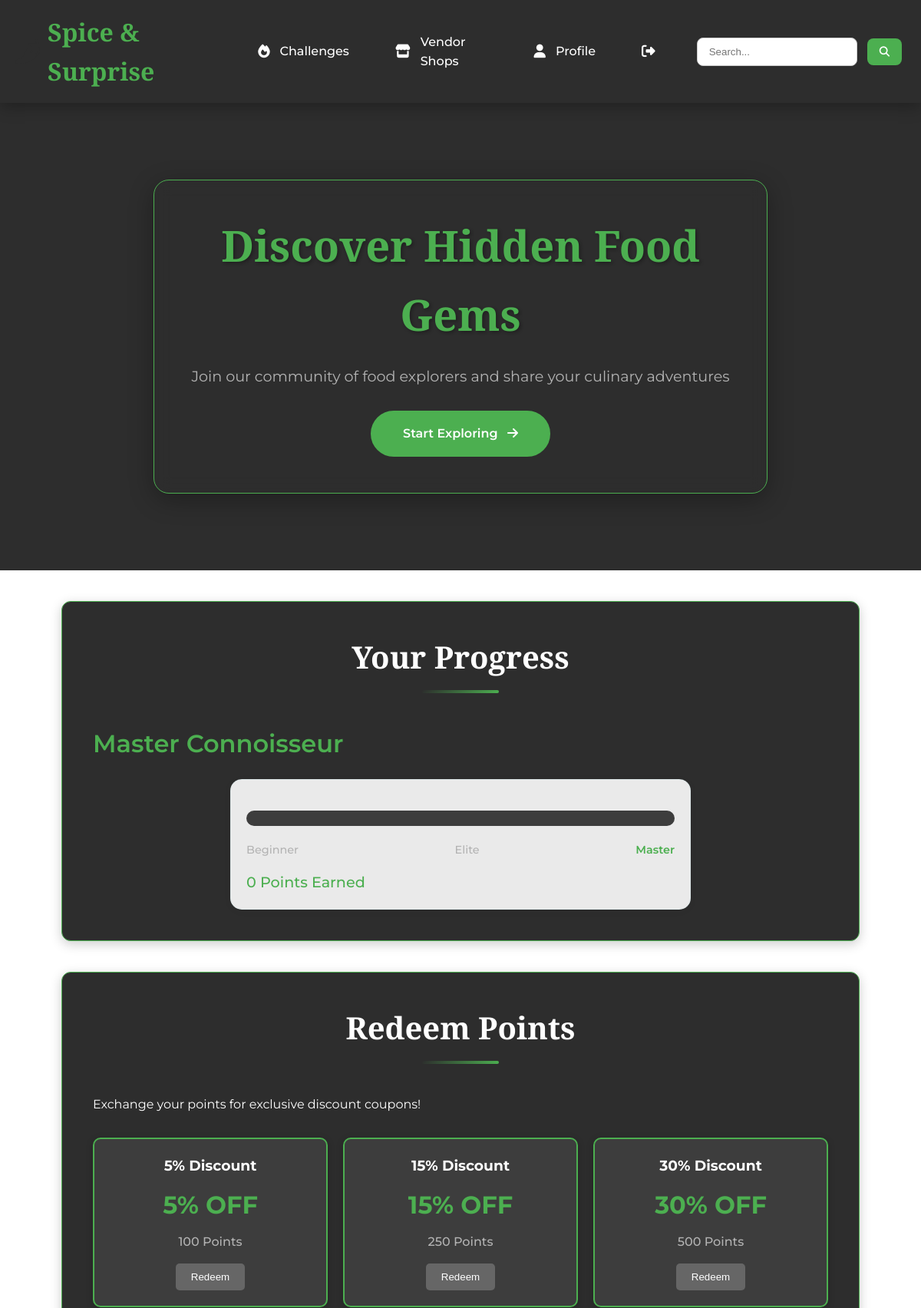
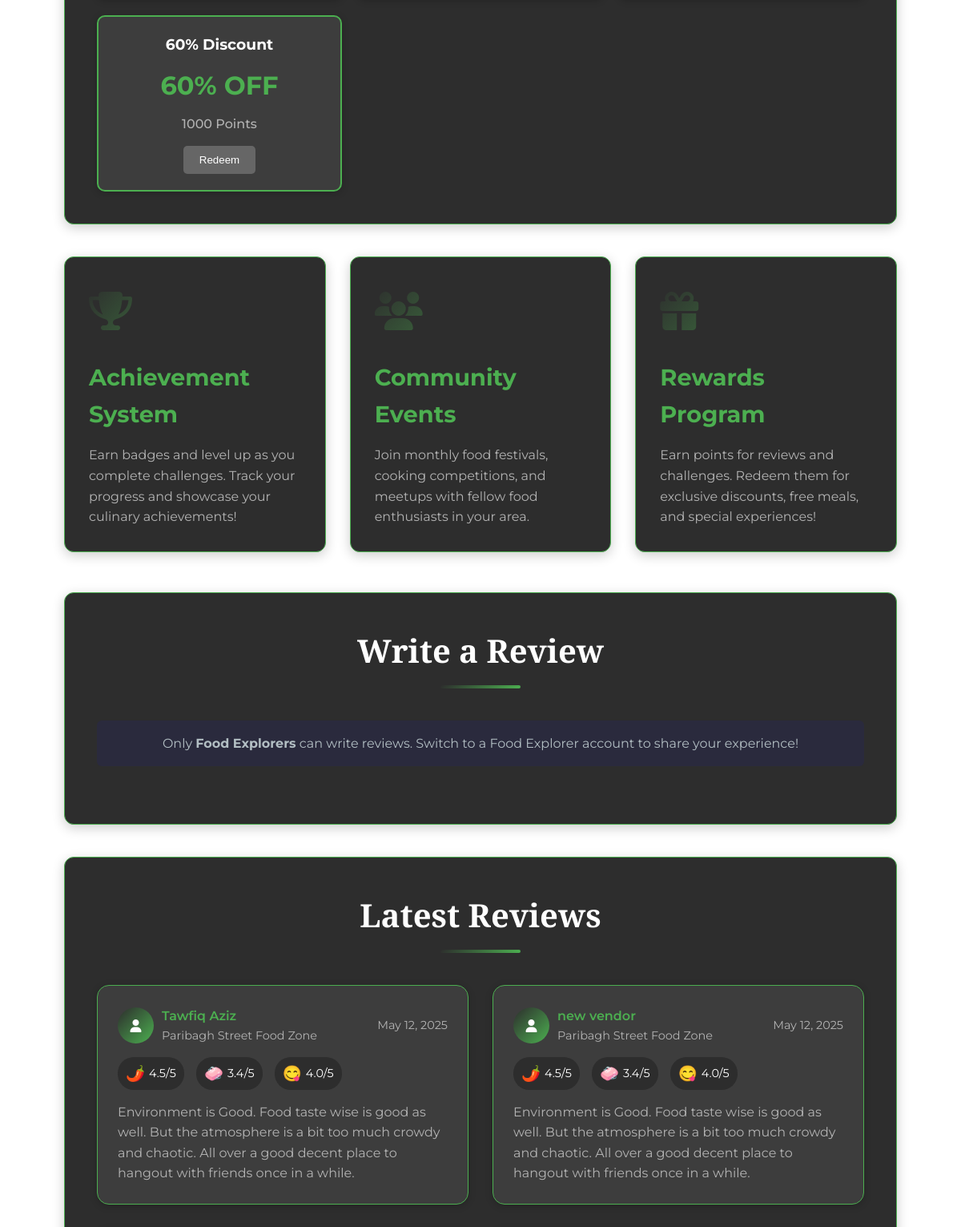
The page /home.php (signed in, upper part) on the database its author committed (2 pictures, top to bottom).
### tables this page shows
CREATE TABLE `user` (
  `user_id` int(11) NOT NULL,
  `name` varchar(100) DEFAULT NULL,
  `email` varchar(100) DEFAULT NULL,
  `password` varchar(255) DEFAULT NULL,
  `join_date` date DEFAULT NULL,
  `points_earned` int(11) DEFAULT NULL,
  `achievement_lvl` varchar(50) DEFAULT NULL,
  `user_type` enum('admin','vendor','food_explorer') NOT NULL DEFAULT 'food_explorer'
);

CREATE TABLE `review` (
  `review_id` int(11) NOT NULL,
  `user_id` int(11) DEFAULT NULL,
  `vendor_id` int(11) DEFAULT NULL,
  `hygine_rating` float DEFAULT NULL,
  `comments` text DEFAULT NULL,
  `photo_url` varchar(255) DEFAULT NULL,
  `date` date DEFAULT NULL,
  `spice_rating` float DEFAULT NULL,
  `taste_rating` float DEFAULT NULL,
  `item_id` int(11) DEFAULT NULL,
  `shop_id` int(11) DEFAULT NULL
);

CREATE TABLE `shop` (
  `id` int(11) NOT NULL,
  `vendor_id` int(11) NOT NULL,
  `shop_name` varchar(100) DEFAULT NULL,
  `license_no` varchar(50) DEFAULT NULL,
  `menu` text DEFAULT NULL,
  `location` varchar(255) DEFAULT NULL,
  `image` varchar(255) DEFAULT NULL
);

### home.php (the view, shortened to what this page needs)
<?php
include 'db.php';
$user_id = $_SESSION['user_id'];
$stmt = $conn->prepare("SELECT name, email, points_earned, achievement_lvl FROM User WHERE user_id = ?");
$stmt->bind_param("i", $user_id);
$stmt->execute();
$result = $stmt->get_result();
$user = $result->fetch_assoc();
$reviews_query = "SELECT r.*, u.name AS user_name, s.shop_name, r.date
                 FROM review r
                 JOIN user u ON r.user_id = u.user_id
                 JOIN shop s ON r.vendor_id = s.vendor_id
                 ORDER BY r.date DESC
                 LIMIT 5";
$reviews = $conn->query($reviews_query);
?>
<!DOCTYPE html>
<html lang="en">
<head>
    <link rel="stylesheet" href="https://cdnjs.cloudflare.com/ajax/libs/font-awesome/6.4.0/css/all.min.css">
    <link rel="stylesheet" href="style.css">
</head>
<body>
    <nav class="navbar">
        <div class="nav-container">
            <a href="home.php" class="nav-logo">
                <i class="fas fa-pepper-hot"></i> Spice & Surprise
            </a>
            <div class="nav-links">
                <a href="challenge.php" class="nav-link"><i class="fas fa-fire"></i> Challenges</a>
                <a href="vendor_shops.php" class="nav-link"><i class="fas fa-store"></i> Vendor Shops</a>
                <a href="profile.php" class="nav-link"><i class="fas fa-user"></i> Profile</a>
                <a href="logout.php" class="nav-link"><i class="fas fa-sign-out-alt"></i></a>
            </div>
            <form class="search-form" action="search.php" method="get" style="display: flex; align-items: center; margin-left: 1.5rem;">
                <input type="text" name="q" placeholder="Search..." required style="padding: 10px 15px; border-radius: 8px; border: 1px solid #ccc; font-family: 'Poppins', sans-serif; margin-right: 8px;">
                <button type="submit" style="background-color: #4CAF50; color: #fff; border: none; border-radius: 8px; padding: 10px 16px; cursor: pointer;"><i class="fas fa-search"></i></button>
            </form>
        </div>
    </nav>
    <section class="hero-section">
        <div class="hero-content">
            <h1 class="hero-title">Discover Hidden Food Gems</h1>
            <p class="hero-subtitle">Join our community of food explorers and share your culinary adventures</p>
            <a href="vendor_shops.php" class="cta-button">
                Start Exploring <i class="fas fa-arrow-right"></i>
            </a>
        </div>
    </section>
    <div class="container">
        <section class="progress-section">
            <h2 class="section-title">Your Progress</h2>
            <div class="achievement-level">
                <?php
                $level = $user['achievement_lvl'];
                if ($level <= 3) {
                    echo "Beginner Foodie";
                } elseif ($level <= 6) {
                    echo "Elite Explorer";
                } else {
                    echo "Master Connoisseur";
                }
                ?>
            </div>
            <div class="progress-container">
                <div class="progress-bar">
                </div>
                <div class="level-markers">
                    <div class="level-marker <?= $level <= 3 ? 'active' : '' ?>">Beginner</div>
                    <div class="level-marker <?= $level > 3 && $level <= 6 ? 'active' : '' ?>">Elite</div>
                    <div class="level-marker <?= $level > 6 ? 'active' : '' ?>">Master</div>
                </div>
                <div class="points-display">
                    <?= $user['points_earned'] ?> Points Earned
                </div>
            </div>
        </section>
        <section class="redeem-section">
            <h2 class="section-title">Redeem Points</h2>
            <p class="section-description">Exchange your points for exclusive discount coupons!</p>
            <div class="coupon-grid">
                <div class="coupon-card">
                    <h3>5% Discount</h3>
                    <div class="discount-amount">5% OFF</div>
                    <div class="points-required">100 Points</div>
                    <button class="redeem-button" onclick="redeemCoupon(5, 100)" <?= $user['points_earned'] < 100 ? 'disabled' : '' ?>>Redeem</button>
                </div>
                <div class="coupon-card">
                    <h3>15% Discount</h3>
                    <div class="discount-amount">15% OFF</div>
                    <div class="points-required">250 Points</div>
                    <button class="redeem-button" onclick="redeemCoupon(15, 250)" <?= $user['points_earned'] < 250 ? 'disabled' : '' ?>>Redeem</button>
                </div>
                <div class="coupon-card">
                    <h3>30% Discount</h3>
                    <div class="discount-amount">30% OFF</div>
                    <div class="points-required">500 Points</div>
                    <button class="redeem-button" onclick="redeemCoupon(30, 500)" <?= $user['points_earned'] < 500 ? 'disabled' : '' ?>>Redeem</button>
                </div>
                <div class="coupon-card">
                    <h3>60% Discount</h3>
                    <div class="discount-amount">60% OFF</div>
                    <div class="points-required">1000 Points</div>
                    <button class="redeem-button" onclick="redeemCoupon(60, 1000)" <?= $user['points_earned'] < 1000 ? 'disabled' : '' ?>>Redeem</button>
                </div>
            </div>
        </section>
        <section class="features-section">
            <div class="feature-card">
                <div class="feature-icon">
                    <i class="fas fa-trophy"></i>
                </div>
                <h3 class="feature-title">Achievement System</h3>
                <p class="feature-description">Earn badges and level up as you complete challenges. Track your progress and showcase your culinary achievements!</p>
            </div>
            <div class="feature-card">
                <div class="feature-icon">
                    <i class="fas fa-users"></i>
                </div>
                <h3 class="feature-title">Community Events</h3>
                <p class="feature-description">Join monthly food festivals, cooking competitions, and meetups with fellow food enthusiasts in your area.</p>
            </div>
            <div class="feature-card">
                <div class="feature-icon">
                    <i class="fas fa-gift"></i>
                </div>
                <h3 class="feature-title">Rewards Program</h3>
                <p class="feature-description">Earn points for reviews and challenges. Redeem them for exclusive discounts, free meals, and special experiences!</p>
            </div>
        </section>
        <?php if (isset($_SESSION['role']) && $_SESSION['role'] === 'food_explorer'): ?>
        <section class="reviews-section" style="margin-bottom: 40px;">
            <h2 class="section-title">Write a Review</h2>
            <form method="POST" class="review-form" style="max-width: 600px; margin: 0 auto; background: rgba(44, 62, 80, 0.95); border-radius: 16px; box-shadow: 0 4px 24px rgba(76,175,80,0.10); padding: 2rem;">
                <div class="form-group">
                    <label for="vendor_identifier" style="color:#fff; font-weight:600;">Shop Name or License No:</label>
                    <input type="text" id="vendor_identifier" name="vendor_identifier" required style="background:rgba(255,255,255,0.08); color:#fff; border:1.5px solid #4CAF50;">
                </div>
                <div class="form-group">
                    <label for="spice_rating" style="color:#fff; font-weight:600;">Spice Rating</label>
                    <input type="range" id="spice_rating" name="spice_rating" min="0" max="5" step="0.1" value="2.5" oninput="document.getElementById('spice_val').innerText = this.value" style="width:100%;">
                    <div class="rating-labels"><span>0</span><span id="spice_val">2.5</span><span>5</span></div>
                </div>
                <div class="form-group">
                    <label for="hygiene_rating" style="color:#fff; font-weight:600;">Hygiene Rating</label>
                    <input type="range" id="hygiene_rating" name="hygiene_rating" min="0" max="5" step="0.1" value="2.5" oninput="document.getElementById('hygiene_val').innerText = this.value" style="width:100%;">
                    <div class="rating-labels"><span>0</span><span id="hygiene_val">2.5</span><span>5</span></div>
                </div>
                <div class="form-group">
                    <label for="taste_rating" style="color:#fff; font-weight:600;">Taste Rating</label>
                    <input type="range" id="taste_rating" name="taste_rating" min="0" max="5" step="0.1" value="2.5" oninput="document.getElementById('taste_val').innerText = this.value" style="width:100%;">
                    <div class="rating-labels"><span>0</span><span id="taste_val">2.5</span><span>5</span></div>
                </div>
                <div class="form-group">
                    <label for="comments" style="color:#fff; font-weight:600;">Comments</label>
                    <textarea id="comments" name="comments" rows="4" style="resize:vertical; background:rgba(255,255,255,0.08); color:#fff; border:1.5px solid #4CAF50;"></textarea>
                </div>
                <button type="submit" name="submit_review" class="submit-btn" style="background:linear-gradient(90deg,#4CAF50,#388E3C); color:#fff; border:none; border-radius:10px; font-weight:700; font-size:1.1rem; padding:0.9rem 2.2rem; box-shadow:0 4px 16px rgba(76,175,80,0.18); display:flex; align-items:center; gap:0.7rem; margin-top:1rem; transition:background 0.3s,transform 0.2s;"><i class="fas fa-paper-plane"></i> Submit Review</button>
            </form>
        </section>
        <script>
        // Responsive rating value display
        document.addEventListener('DOMContentLoaded', function() {
            document.getElementById('spice_rating').addEventListener('input', function() {
                document.getElementById('spice_val').innerText = this.value;
            });
            document.getElementById('hygiene_rating').addEventListener('input', function() {
                document.getElementById('hygiene_val').innerText = this.value;
            });
            document.getElementById('taste_rating').addEventListener('input', function() {
                document.getElementById('taste_val').innerText = this.value;
            });
        });
        </script>
        <style>
        @media (max-width: 700px) {
            .review-form { padding: 1rem !important; }
        }
        </style>
        <?php elseif (isset($_SESSION['user_id'])): ?>
        <section class="reviews-section" style="margin-bottom: 40px;">
            <h2 class="section-title">Write a Review</h2>
            <div class="access-message">Only <b>Food Explorers</b> can write reviews. Switch to a Food Explorer account to share your experience!</div>
        </section>
        <?php endif; ?>
        <section class="reviews-section">
            <h2 class="section-title">Latest Reviews</h2>
            <div class="reviews-grid">
                <?php while ($row = $reviews->fetch_assoc()): ?>
                    <div class="review-card">
                        <div class="review-header">
                            <div class="reviewer-info">
                                <div class="reviewer-avatar">
                                    <i class="fas fa-user"></i>
                                </div>
                                <div>
                                    <div class="reviewer-name"><?= htmlspecialchars($row['user_name']) ?></div>
                                    <div class="shop-name"><?= htmlspecialchars($row['shop_name']) ?></div>
                                </div>
                            </div>
                            <div class="review-date"><?= date('M j, Y', strtotime($row['date'])) ?></div>
                        </div>
                        <div class="rating-stars">
                            <div class="rating-item">
                                <span class="rating-icon">🌶️</span>
                                <span class="rating-value"><?= number_format($row['spice_rating'], 1) ?>/5</span>
                            </div>
                            <div class="rating-item">
                                <span class="rating-icon">🧼</span>
                                <span class="rating-value"><?= number_format($row['hygine_rating'], 1) ?>/5</span>
                            </div>
                            <div class="rating-item">
                                <span class="rating-icon">😋</span>
                                <span class="rating-value"><?= number_format($row['taste_rating'], 1) ?>/5</span>
                            </div>
                        </div>
                        <div class="review-comment"><?= nl2br(htmlspecialchars($row['comments'])) ?></div>
                    </div>
                <?php endwhile; ?>
            </div>
        </section>
    </div>
</body>
</html>

### rows shown on the page
user: points_earned "0"
review: user.name "Tawfiq Aziz", shop.shop_name "Paribagh Street Food Zone", date "May 12, 2025", spice_rating "4.5", hygine_rating "3.4", taste_rating "4.0", comments "Environment is Good. Food taste wise is good as well. But the atmosphere is a bit too much crowdy and chaotic. All over a good decent place to hangout with friends once in a while."
review: user.name "new vendor", shop.shop_name "Paribagh Street Food Zone", date "May 12, 2025", spice_rating "4.5", hygine_rating "3.4", taste_rating "4.0", comments "Environment is Good. Food taste wise is good as well. But the atmosphere is a bit too much crowdy and chaotic. All over a good decent place to hangout with friends once in a while."
